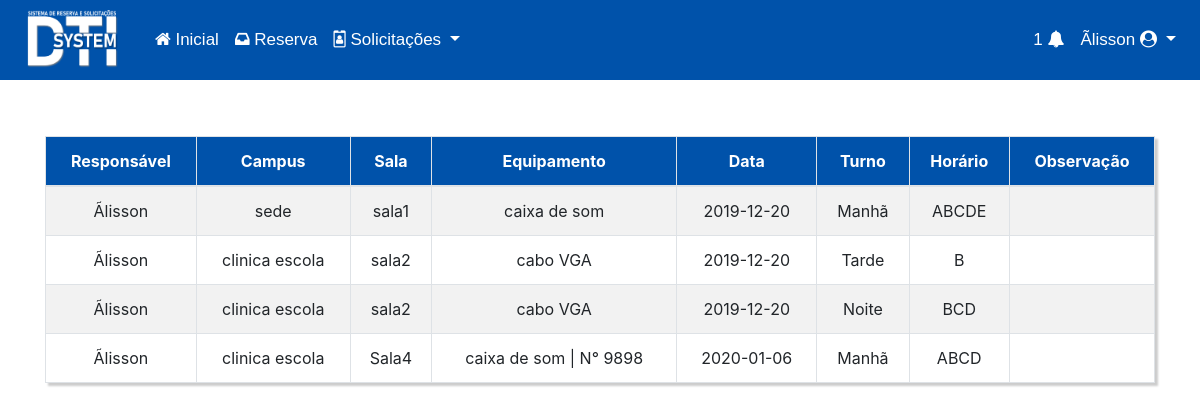
Page /view/professor/listarReserva.php (signed in) on the committed database.
### tables this page shows
CREATE TABLE `reserva` (
  `id` int(11) NOT NULL,
  `campus` int(11) NOT NULL,
  `sala` int(11) NOT NULL,
  `equipamento` int(11) DEFAULT NULL,
  `agrupamento` int(11) NOT NULL,
  `responsavel` int(11) NOT NULL,
  `data` date NOT NULL,
  `turno` varchar(30) NOT NULL,
  `horario` varchar(10) NOT NULL,
  `observacoes` varchar(300) NOT NULL,
  `situacao` varchar(200) NOT NULL,
  `comentario_funcionario` varchar(200) NOT NULL
);

CREATE TABLE `usuarios` (
  `id` int(3) NOT NULL,
  `nome` varchar(200) NOT NULL,
  `login` varchar(100) NOT NULL,
  `senha` varchar(200) NOT NULL,
  `email` varchar(200) NOT NULL,
  `cpf` varchar(20) NOT NULL,
  `nivel` tinyint(1) NOT NULL
);

CREATE TABLE `campus` (
  `id` int(11) NOT NULL,
  `nome` varchar(200) NOT NULL,
  `cnpj` varchar(200) NOT NULL,
  `endereco` varchar(200) NOT NULL,
  `bairro` varchar(200) NOT NULL
);

CREATE TABLE `sala` (
  `id` int(11) NOT NULL,
  `nome` varchar(200) NOT NULL,
  `campus` int(11) NOT NULL,
  `situacao` tinyint(1) NOT NULL
);

CREATE TABLE `agrupamento` (
  `id` int(11) NOT NULL,
  `nome` varchar(200) NOT NULL
);

### config/DB.php (called while the page is built, shortened)
<?php
    class DB{
        private static $instancia;
        public static function getInstancia(){
            if(!isset(self::$instancia)){
                try{
                    self::$instancia = new PDO('mysql:host='.HOST.';dbname='.BASE,USER,PASS);
                    self::$instancia->setAttribute(PDO::ATTR_ERRMODE, PDO::ERRMODE_EXCEPTION);
                    self::$instancia->setAttribute(PDO::ATTR_DEFAULT_FETCH_MODE, PDO::FETCH_OBJ);
                }catch(PDOException $erro){
                    echo $erro->getMessage();
                    echo "Erro na instancia da conexao";
                }
            }
            return self::$instancia;
        }
        public static function prepare($sql){
            return self::getInstancia()->prepare($sql);
        }
    }
?>

### view/professor/listarReserva.php (the view, shortened to what this page needs)
<?php
require_once '../../config/DB.php';
?>
<!DOCTYPE html>
<html lang="pt-br">
<head>
    <link rel="stylesheet" href="../../css/home.css">
    <link rel="stylesheet" href="https://stackpath.bootstrapcdn.com/bootstrap/4.3.1/css/bootstrap.min.css">
    <link rel="stylesheet" href="../../fonts/font-awesome-4.7.0/css/font-awesome.min.css">
</head>
<body>
<?php
  include 'menu.php';
?>
<div class="container">
<table class="table table-striped custab text-center table-bordered">
  <thead>
      <tr class="text-center" style="background-color: #0052aa; color: white;">
          <th>Responsável</th>
          <th>Campus</th>
          <th>Sala</th>
          <th>Equipamento</th>
          <th>Data</th>
          <th>Turno</th>
          <th>Horário</th>
          <th>Observação</th>
      </tr>
  </thead>
  <?php
    $idUser = $_SESSION['user_id'];
    $resultado = "SELECT reserva.*, campus.`nome` AS campus, agrupamento.`nome` AS equipamento, reserva.equipamento AS numeracaoEqui,
    sala.`nome` AS sala, usuarios.`nome` AS responsavel FROM reserva
    INNER JOIN campus
    INNER JOIN sala
    INNER JOIN agrupamento
    INNER JOIN usuarios
    ON reserva.`campus`= campus.`id`
    AND reserva.`sala`= sala.`id`
    AND reserva.`agrupamento` = agrupamento.`id`
    AND reserva.`responsavel` = usuarios.`id`
    WHERE reserva.`responsavel` = '$idUser'
    ORDER BY id ASC
    ";
    $resultado = DB::prepare($resultado);
    $resultado->execute();
    if($resultado->rowCount()>0){
      while($dados = $resultado->fetch(PDO::FETCH_ASSOC)){
        $letrasHorario = array('A', 'B', 'C', 'D', 'E', 'F');
        $horario = '';
        for ($i=0; $i < strlen($dados['horario']); $i++) {
            $posicaoLetra = $dados['horario'][$i];
            $horario = $horario.$letrasHorario[$posicaoLetra];
        }
      ?>
        <tr>
          <td><?php echo $dados['responsavel'] ?></td>
          <td><?php echo $dados['campus'] ?></td>
          <td><?php echo $dados['sala']?></td>
          <td><?php echo $dados['equipamento']?> <?php echo $dados['numeracaoEqui'] != null ? ' | N° '.$dados['numeracaoEqui'] : ''?></td>
          <td><?php echo $dados['data']?></td>
          <td><?php echo $dados['turno']?></td>
          <td><?php echo $horario?></td>
          <td><?php echo $dados['observacoes']?></td>
        </tr>
      <?php
      }
    }
  ?>
</table>
</div>
</body>
</html>

### css/home.css (style rules this page uses)
html { width: 100%; height: 100%; margin: 0; padding: 0; }
.custab { border: 1px solid #ccc; padding: 1px; margin: 5% 0; box-shadow: 3px 3px 2px #ccc; transition: 0.5s; }

### rows in the picture
reserva: responsavel.nome "Ãlisson", campus.nome "sede", sala.nome "sala1", agrupamento.nome "caixa de som", data "2019-12-20", turno "Manhã", horario "ABCDE"
reserva: responsavel.nome "Ãlisson", campus.nome "clinica escola", sala.nome "sala2", agrupamento.nome "cabo VGA", data "2019-12-20", turno "Tarde", horario "B"
reserva: responsavel.nome "Ãlisson", campus.nome "clinica escola", sala.nome "sala2", agrupamento.nome "cabo VGA", data "2019-12-20", turno "Noite", horario "BCD"
reserva: responsavel.nome "Ãlisson", campus.nome "clinica escola", sala.nome "Sala4", agrupamento.nome "caixa de som", equipamento "9898", data "2020-01-06", turno "Manhã", horario "ABCD"

### other values in the picture
$_SESSION['user_name'] "Ãlisson"
